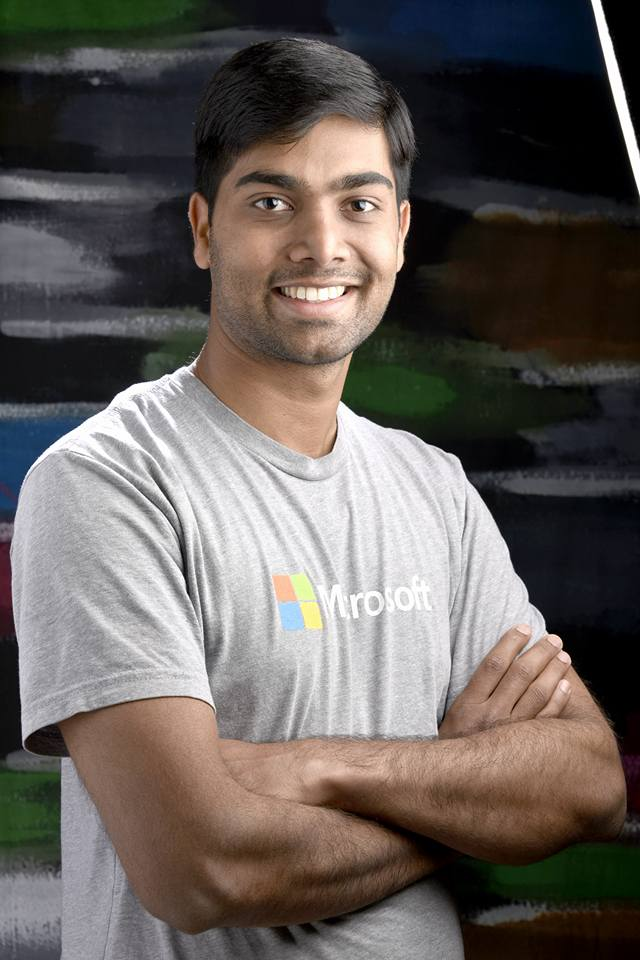
#> input picture pictures/me.jpg, 640 x 960 px, found by its file name
$ python Img-Canny1.py
#> lines starting #> are read from the running program, lines starting #| are printed output that depends on the picture; after the words box and inside, x2 and y2 are one past the last pixel; in counts of white or black regions, pixels touching at a corner belong together
# -*- coding: utf-8 -*-
"""
Created on Sat Mar 19 15:16:04 2016

@author: sanketjain
"""


import cv2
import numpy as np
from matplotlib import pyplot as plt

img = cv2.imread('/Users/sanketjain/Documents/Opencv/pictures/me.jpg', 0)
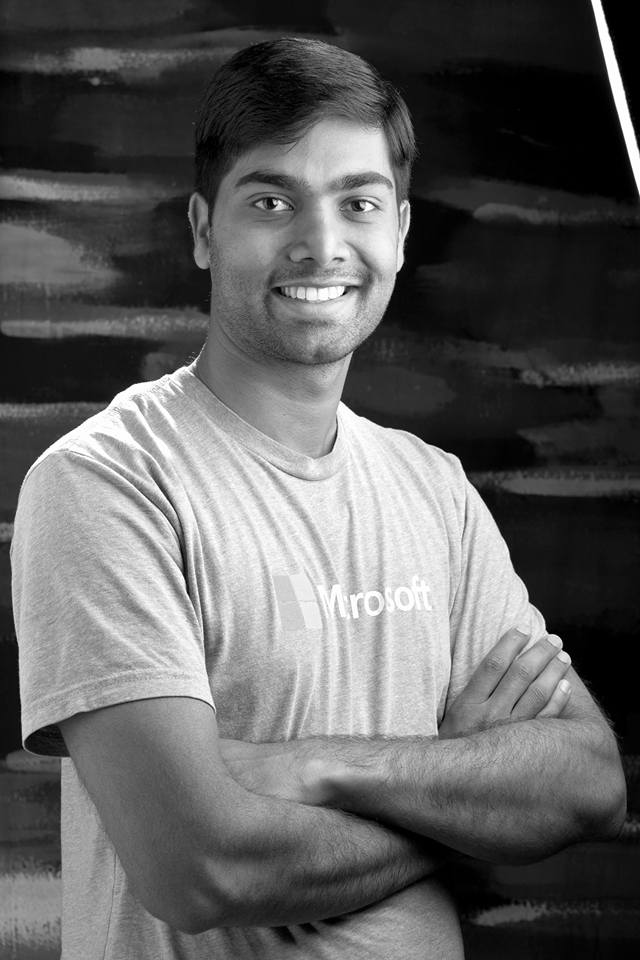
#> img: shape (960, 640); min 0, max 255, mean 96.3
edges = cv2.Canny(img,10,200)
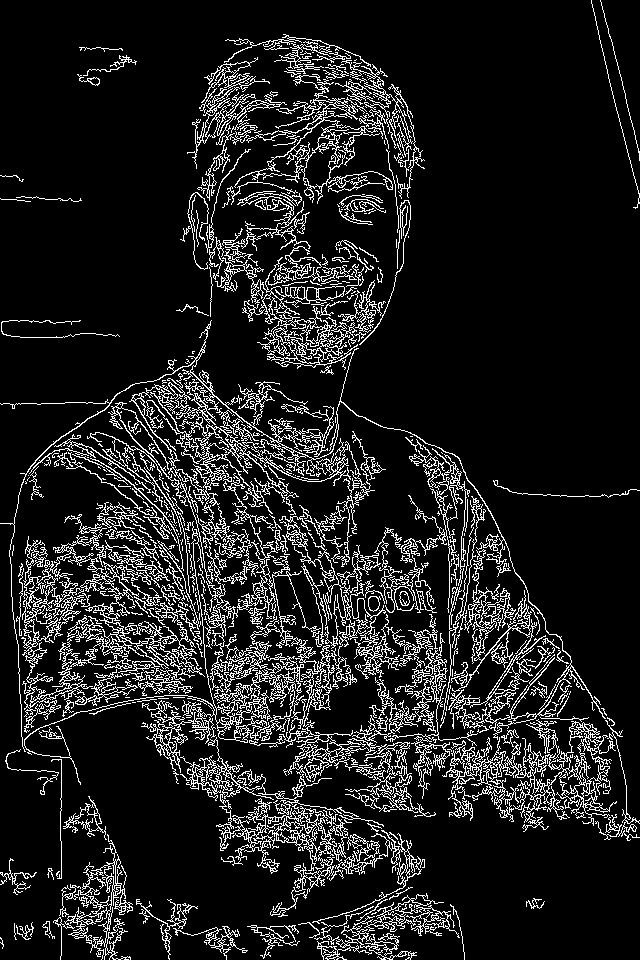
#> edges: shape (960, 640); 12% white in thin lines or dots

plt.subplot(121),plt.imshow(img,cmap = 'gray')
plt.title('Original Image'), plt.xticks([]), plt.yticks([])
plt.subplot(122),plt.imshow(edges,cmap = 'gray')
plt.title('Edge Image'), plt.xticks([]), plt.yticks([])

plt.show()
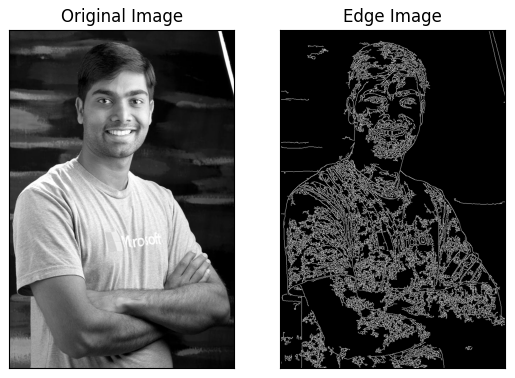
#> figure drawn by matplotlib, 2 panels

$ run again, with pictures/0apple.jpg copied over pictures/me.jpg
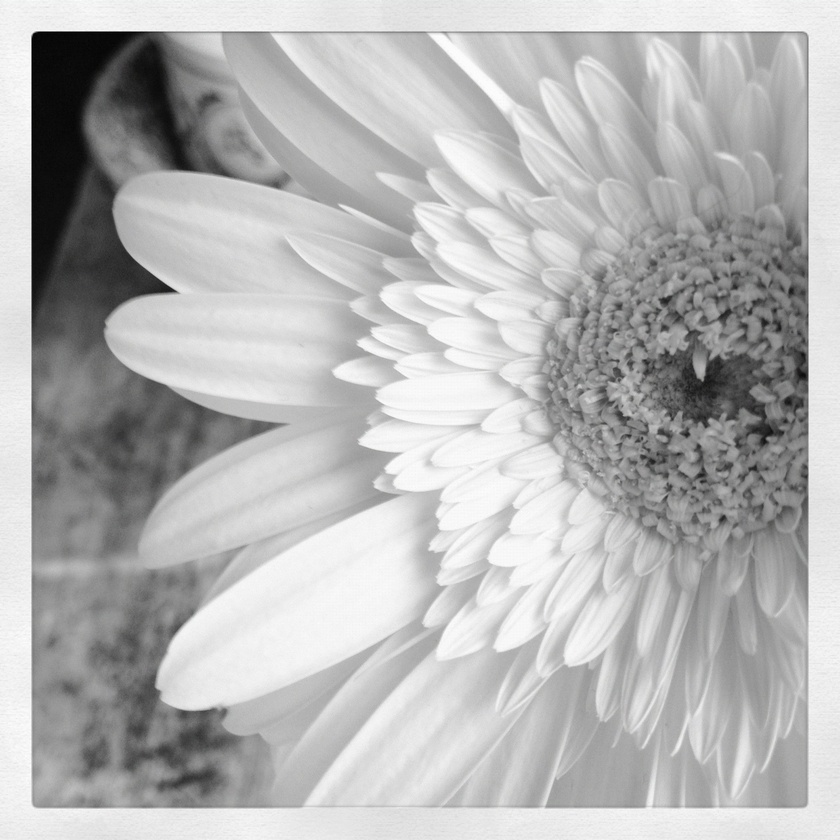
#> input picture pictures/0apple.jpg, 840 x 840 px, shrunk from 2048 x 2048 before the run, found by its file name
#> `edges = cv2.Canny(img,10,200)`:
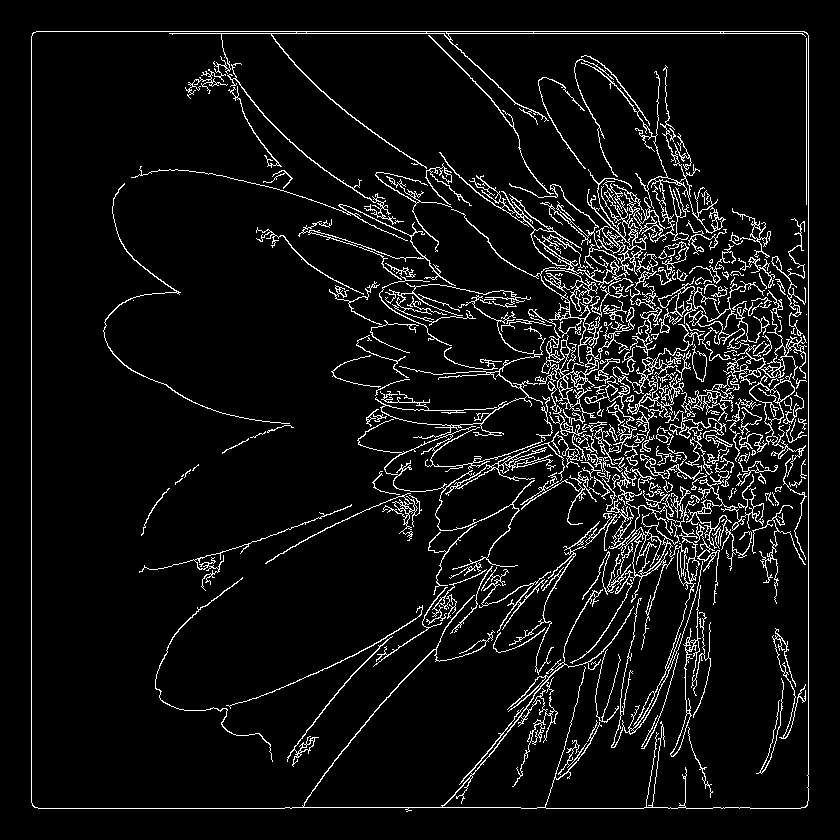
#> edges: shape (840, 840); 6.7% white in thin lines or dots, all inside (x1, y1, x2, y2) = (31, 31, 809, 812)
#> `plt.show()`:
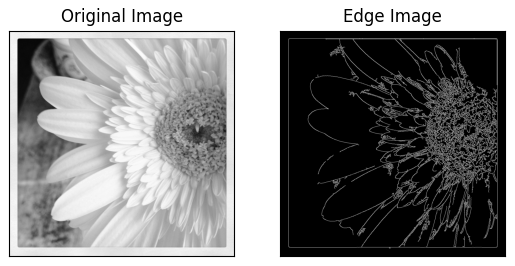
#> figure drawn by matplotlib, 2 panels
